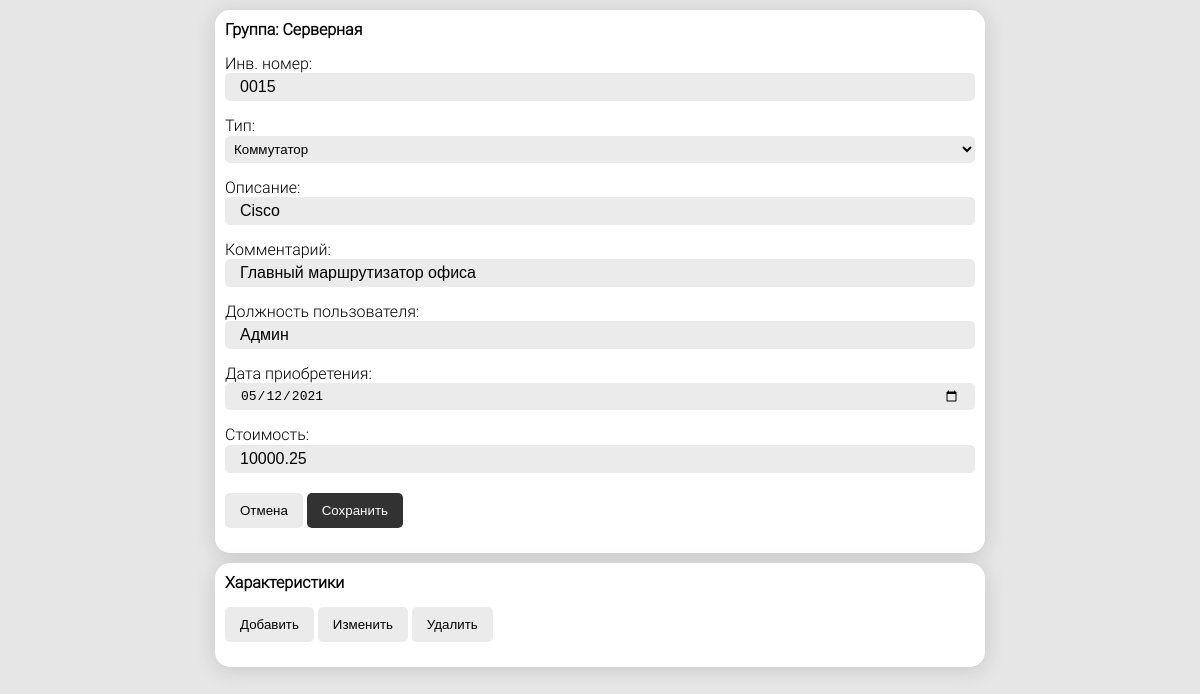
The page /equipment_card/3/ (signed in) on the database as committed earlier.
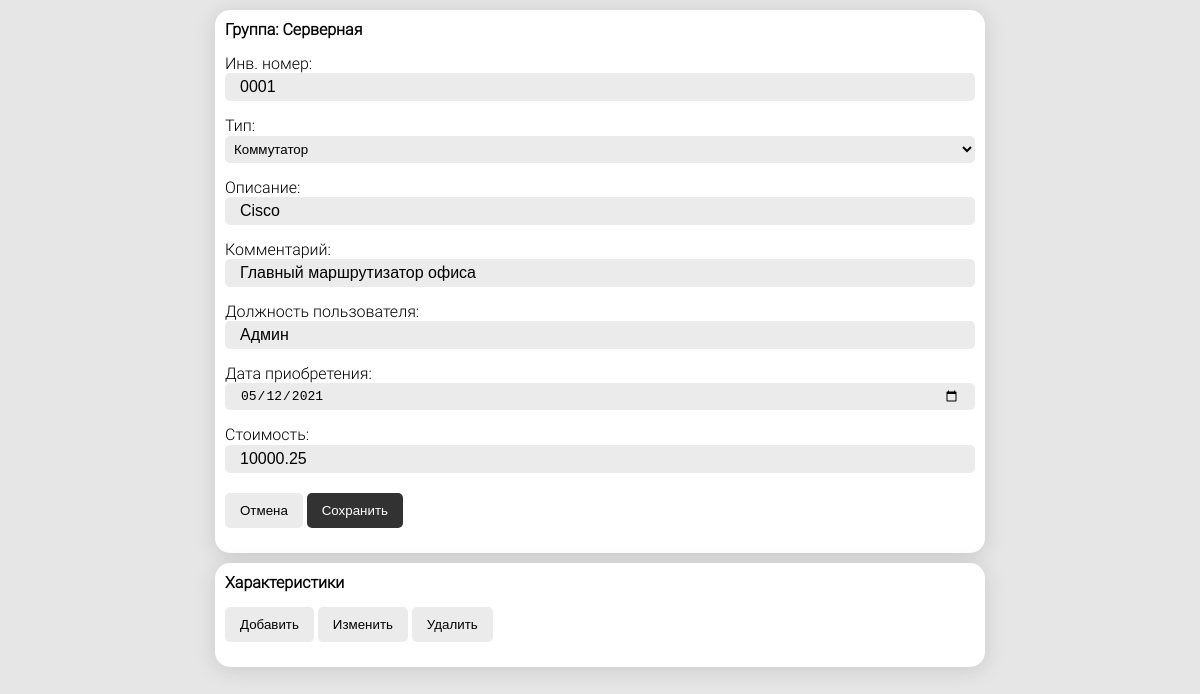
The same page on the database as committed later.
### main/models.py (models this page shows, shortened)
class EquipmentCard(models.Model):
    group = models.ForeignKey(Group, verbose_name='Группа', on_delete=models.CASCADE)
    equipment_type = models.ForeignKey('EquipmentType', verbose_name='Тип оборудования', on_delete=models.CASCADE)
    inv_number = models.CharField(max_length=100, verbose_name='Инвентарный номер', null=True, blank=True)
    title = models.CharField(max_length=1000, verbose_name='Описание', null=True, blank=True)
    comment = models.TextField(verbose_name='Комментарий', null=True, blank=True)
    worker = models.CharField(max_length=1000, verbose_name='Пользователь оборудования', null=True, blank=True)
    purchase_date = models.DateField(verbose_name='Дата приобретения', null=True, blank=True)
    price = models.DecimalField(max_digits=15, decimal_places=2, verbose_name='Стоимость', null=True, blank=True)
    class Meta:
        verbose_name = 'Учетная карточка'
        verbose_name_plural = 'Учетные карточки'

class Group(models.Model):
    title = models.CharField(max_length=1024, verbose_name='Наименование')
    user = models.ForeignKey(User, verbose_name='Пользователь', on_delete=models.CASCADE)
    group = models.ForeignKey(
        'self',
        verbose_name='Группа',
        related_name='child_groups',
        on_delete=models.CASCADE,
        null=True,
        blank=True,
        default=None
    )
    class Meta:
        verbose_name = 'Группа'
        verbose_name_plural = 'Группы'
        ordering = ['title']

### main/views.py (the view)
# urls.py: path('equipment_card/<int:card_id>/', equipment_card, name='equipment_card')
@login_required
def equipment_card(request, card_id):
    user = request.user
    try:
        card = EquipmentCard.objects.get(pk=card_id)
    except EquipmentCard.DoesNotExist:
        return Http404()
    if card.group.user != user:
        return Http404()
    equipment_types = EquipmentType.objects.filter(user=user)
    context = {
        'equipment_card': card,
        'equipment_types': equipment_types
    }
    return render(request, 'main/equipment_card.html', context=context)

### main/templatetags/custom_filters.py (called while the page is built)
def dot(value):
    return str(value).replace(',', '.')

### templates/main/equipment_card.html (shortened to what this page needs)
{% extends 'main/base.html' %}
{% load static %}
{% load custom_filters %}
{% block style %}
    <link rel="stylesheet" href="{% static 'main/css/equipment_card.css' %}">
{% endblock %}
{% block content %}
    <div class="container" id="card_container">
        <form>
            <h1>
                Группа: {{ equipment_card.group.title }}
            </h1>
            <div>
                <label for="inv_number">Инв. номер:</label>
                <input type="text" id="inv_number" name="inv_number" value="{{ equipment_card.inv_number }}">
            </div>
            <div>
                <label for="equipment_type">Тип:</label>
                <select name="equipment_type" id="equipment_type">
                    {% for equipment_type in equipment_types %}
                        {% if equipment_card.equipment_type.id == equipment_type.id %}
                            <option value="{{ equipment_type.id }}" selected>{{ equipment_type.title }}</option>
                        {% else %}
                            <option value="{{ equipment_type.id }}">{{ equipment_type.title }}</option>
                        {% endif %}
                    {% endfor %}
                </select>
            </div>
            <div>
                <label for="title">Описание:</label>
                <input type="text" id="title" name="title" value="{{ equipment_card.title }}">
            </div>
            <div>
                <label for="comment">Комментарий:</label>
                <input type="text" id="comment" name="comment" value="{{ equipment_card.comment }}">
            </div>
            <div>
                <label for="worker">Должность пользователя:</label>
                <input type="text" id="worker" name="worker" value="{{ equipment_card.worker }}">
            </div>
            <div>
                <label for="purchase_date">Дата приобретения:</label>
                <input type="date"
                       id="purchase_date"
                       name="purchase_date"
                       value="{{ equipment_card.purchase_date|date:"Y-m-d" }}"
                >
            </div>
            <div>
                <label for="price">Стоимость:</label>
                <input type="text"
                       id="price"
                       name="price"
                       pattern="(\d{0,13})|(\d{0,13}\.\d{0,2})"
                       value="{{ equipment_card.price|dot }}"
                >
            </div>
            <div>
                <input type="button" value="Отмена">
                <input type="submit" value="Сохранить">
            </div>
        </form>
    </div>
    <div class="container" id="features_container">
        <h1>Характеристики</h1>
        <div>
            <input type="button" value="Добавить">
            <input type="button" value="Изменить">
            <input type="button" value="Удалить">
        </div>
    </div>
{% endblock %}

### templates/main/base.html (shortened to what this page needs)
{% load static %}
<!DOCTYPE html>
<html lang="ru">
<head>
    <link rel="stylesheet" href="{% static 'main/css/reset.css' %}">
    <link rel="stylesheet" href="{% static 'main/css/base.css' %}">
    {% block style %}
    {% endblock style %}
</head>
<body>
{% block content %}
{% endblock %}
</body>
</html>

### main/static/main/css/base.css (style rules this page uses)
body { background-color: rgb(230, 230, 230); padding: 10px; }
input[type=text], input[type=password], input[type=email], input[type=date] { padding: 5px 15px; outline: none; border: none; background-color: rgb(235, 235, 235); border-radius: 5px; font-size: 1em; width: 100%; box-sizing: border-box; }
input[type=submit], input[type=button] { padding: 10px 15px; border: none; cursor: pointer; border-radius: 5px; }
input[type=submit] { background-color: rgb(50, 50, 50); color: white; margin-top: 5px; }
input[type=button] { background-color: rgb(235, 235, 235); color: black; }
select { width: 100%; padding: 5px; border: none; outline: none; border-radius: 5px; background-color: rgb(235, 235, 235); }

### main/static/main/css/equipment_card.css (style rules this page uses)
.container { max-width: 750px; margin: auto; padding: 10px; background-color: white; box-shadow: 0 3px 20px rgba(90, 90, 90, 0.2); border-radius: 15px; overflow: auto; font-family: "Roboto Light", Arial, SansSerif; }
.container:not(:first-child) { margin-top: 10px; }
.container div { margin: 15px 0; }

Rows that differ between the two databases and show on the page:
changed EquipmentCard "Cisco": inv_number "0015" → "0001"
